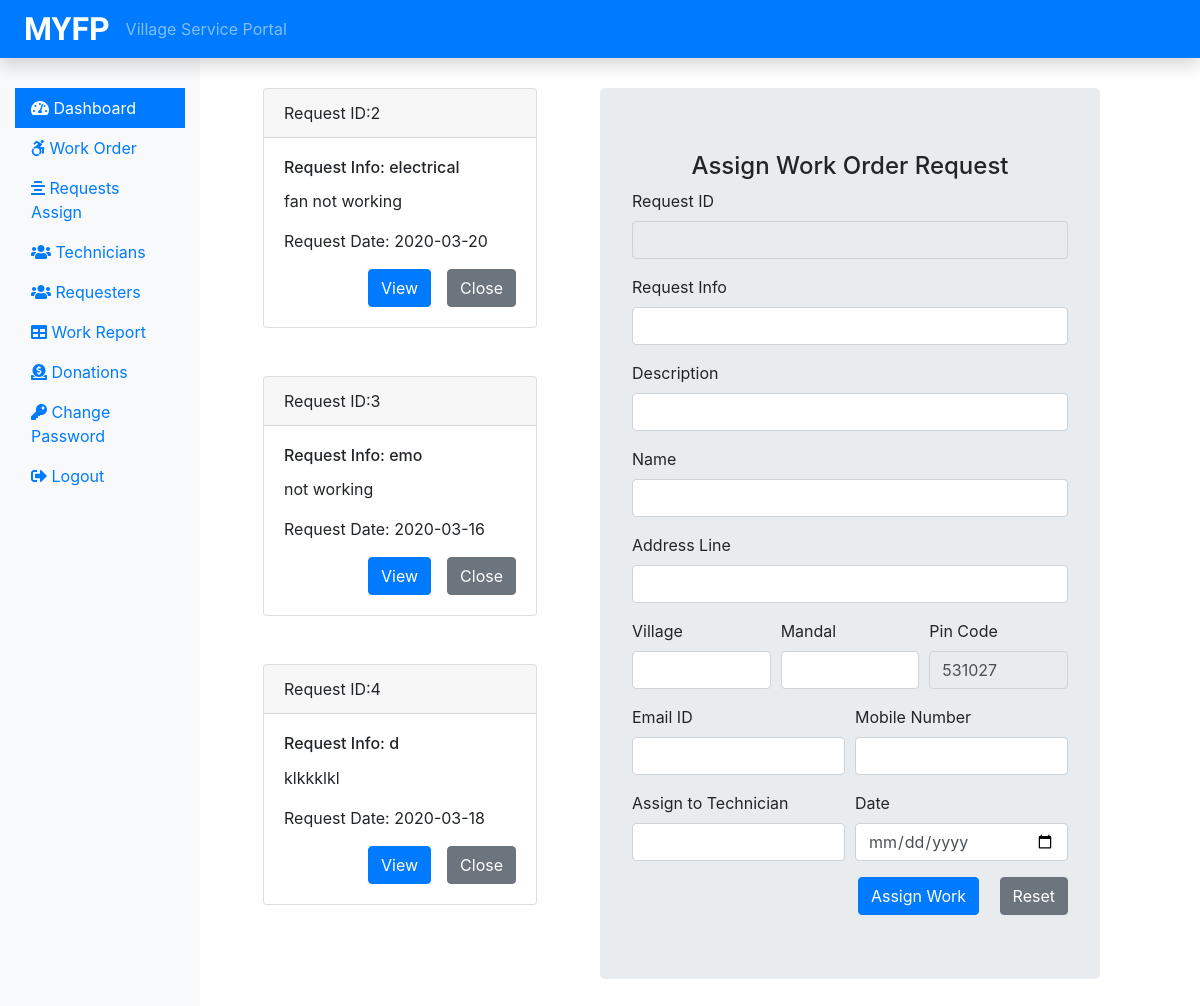
Screenshot of /Admin/requests.php (signed in) with the database file from the repository.
### tables this page shows
CREATE TABLE `submittedrequests` (
  `r_id` int(6) NOT NULL,
  `r_info` varchar(30) NOT NULL,
  `r_description` varchar(60) NOT NULL,
  `r_name` varchar(20) NOT NULL,
  `r_address` varchar(30) NOT NULL,
  `r_village` varchar(20) NOT NULL,
  `r_mandal` varchar(20) NOT NULL,
  `r_email` varchar(40) NOT NULL,
  `r_mobile` int(10) NOT NULL,
  `r_date` date NOT NULL
);

### Admin/requests.php (the view, shortened to what this page needs)
<?php
    include('../dbconnection.php');
    include('includes/header.php');
?>
<div class="col-sm-4 mb-5">
 <?php
    $sql = "select r_id, r_info , r_description, r_date from submittedrequests";
    $result = $conn->query($sql);
    if($result->num_rows > 0)
    {
        while($row = $result->fetch_assoc())
        {
            echo '<div class="card mt-5 mx-5">';
                echo '<div class="card-header">';
                    echo 'Request ID:'. $row['r_id'];
            echo '</div>';
            echo '<div class ="card-body">';
            echo '<h6 class="card-title"> Request Info: '.$row['r_info'];
            echo '</h6>';
            echo '<p class="card-text">' .$row['r_description'];
            echo '</p>';
            echo '<p class="card-text"> Request Date: '.$row['r_date'];
            echo '</p>';
            echo '<div class="float-right">';
            echo '<form action="" method="POST" >';
            echo '<input type="submit" value="View" name ="view" class="btn btn-primary mr-3">';
            echo '<input type="submit" value="Close"  name ="close" class="btn btn-secondary">';
            echo '</form>';
            echo '</div>';
            echo '</div>';
            echo '</div>';
        }
    }
 ?>
</div>
<div class="col-sm-5 mt-5 jumbotron">
    <form action="" method="POST">
        <h4 class="text-center">Assign Work Order Request</h4>
        <div class="form-group">
            <label for="r_id">Request ID</label>
            <input type="text" class="form-control" id="r_id" name="r_id"  value="<?php if(isset($row['r_id'])) echo $row['r_id']; ?>" readonly>
        </div>
        <div class="form-group">
            <label for="r_info">Request Info</label>
            <input type="text" class="form-control" id="request_info" name="request_info" value="<?php if(isset($row['r_info'])) echo $row['r_info']; ?>">
        </div>
        <div class="form-group">
            <label for="r_description">Description</label>
            <input type="text" class="form-control" id="request_description" name="request_description" value="<?php if(isset($row['r_description'])) echo $row['r_description']; ?>">
        </div>
        <div class="form-group">
            <label for="r_info">Name</label>
            <input type="text" class="form-control" id="requestername" name="requestername" value="<?php if(isset($row['r_name'])) echo $row['r_name']; ?>">
        </div>
        <div class="form-group">
            <label for="address">Address Line</label>
            <input type="text" class="form-control" id="address" name="address" value="<?php if(isset($row['r_address'])) echo $row['r_address']; ?>">
        </div>
        <div class="form-row">
            <div class="form-group col-md-4">
                <label for="village">Village</label>
                <input type="text" class="form-control" id="village" name="village" value="<?php if(isset($row['r_village'])) echo $row['r_village']; ?>">
            </div>
            <div class="form-group col-md-4">
                <label for="mandal">Mandal</label>
                <input type="text" class="form-control" id="mandal" name="mandal" value="<?php if(isset($row['r_mandal'])) echo $row['r_mandal']; ?>">
            </div>
            <div class="form-group col-md-4">
                <label for="pincode">Pin Code</label>
                <input type="text" class="form-control" id="pincode" name="pincode" value="531027" readonly>
            </div>
        </div>
        <div class="form-row">
            <div class="form-group col-md-6">
                <label for="address">Email ID</label>
                <input type="text" class="form-control" id="address" name="address" value="<?php if(isset($row['r_email'])) echo $row['r_email']; ?>">
            </div>
            <div class="form-group col-md-6">
                <label for="address">Mobile Number</label>
                <input type="number" class="form-control" id="mobilenumber" name="number" onkeypress = "isInputNumber(event)" value="<?php if(isset($row['r_mobile'])) echo $row['r_mobile']; ?>">
            </div>
        </div>
            <div class="form-row">
            <div class="form-group col-md-6">
                <label for="assign">Assign to Technician</label>
                <input type="text" class="form-control" id="technician" name="technician" required>
            </div>
            <div class="form-group col-md-6">
                <label for="date">Date</label>
                <input type="date" class="form-control" id="date" name="date" required>
            </div>
        </div>
            <div class="float-right">
            <input type="submit" value="Assign Work" class="btn btn-primary mr-3">
            <input type="reset" value="Reset" class="btn btn-secondary">
            </div>
    </form>
</div>
<?php include('includes/footer.php')?>

### Admin/includes/header.php (shortened to what this page needs)
<!DOCTYPE html>
<html lang="en">
<head>
     <link rel="stylesheet" type="text/css" href="../css/bootstrap.min.css">
    <link rel="stylesheet" type="text/css" href="../css/all.min.css">
    <link rel="stylesheet" type="text/css" href="../css/style.css">
</head>
<body>
    <nav class="navbar navbar-dark navbar-expand-sm fixed-top pl-4 bg-primary flex-md-nowrap p-0 shadow "><a class="navbar-brand " href="dashboard.php">MYFP</a>
        <span class="navbar-text">Village Service Portal</span>
</nav>
    <div class="container-fluid" style="margin-top: 40px;">
        <div class="row">
            <nav class="col-sm-2 bg-light sidebar py-5 ">
                <div class="sidebar-sticky">
                    <ul class="nav flex-column">
                        <li class="nav-item"><a  class="nav-link bg-primary text-white <?php if(PAGE == 'dashboard'){ echo 'active';}?>" href="dashboard.php"> <i class="fas fa-tachometer-alt"></i> Dashboard</a></li>
                        <li class="nav-item"><a href="work.php" class="nav-link <?php if(PAGE == 'work'){ echo 'active';} ?>"><i class="fab fa-accessible-icon"></i> Work Order </a></li>
                        <li class="nav-item"><a href="requests.php" class="nav-link <?php if(PAGE == 'requests'){ echo 'active';} ?>"><i class="fas fa-align-center"></i> Requests Assign</a></li>
                        <li class="nav-item"><a href="technicians.php" class="nav-link <?php if(PAGE == 'technicians'){ echo 'active';} ?>"><i class="fas fa-users"></i> Technicians</a></li>
                        <li class="nav-item"><a href="Requester.php" class="nav-link <?php if(PAGE == 'requesters'){ echo 'active';} ?>"><i class="fas fa-users"></i> Requesters</a></li>
                         <li class="nav-item"><a href="workreport.php" class="nav-link <?php if(PAGE == 'workreport'){ echo 'active';} ?>"><i class="fas fa-table"></i> Work Report</a></li>
                        <li class="nav-item"><a href="donations.php" class="nav-link <?php if(PAGE == 'donations'){ echo 'active';} ?>"><i class="fas fa-donate"></i> Donations</a></li>
                        <li class="nav-item"><a href="changePassword.php" class="nav-link <?php if(PAGE == 'changepassword'){ echo 'active';} ?>"><i class="fas fa-key"></i> Change Password</a></li>
                        <li class="nav-item"><a href="../logout.php" class="nav-link <?php if(PAGE == 'dashboard'){ echo 'active';} ?>"><i class="fas fa-sign-out-alt"></i> Logout</a></li>
                    </ul>
                </div>
            </nav>

### Admin/includes/footer.php (shortened to what this page needs)
 </div>
  </div>
</body>
</html>

### css/style.css (style rules this page uses)
.navbar-brand { font-family: 'Ubuntu Condensed', sans-serif; font-size: 2em; font-weight: bold; }

### rows the page displays
submittedrequests: r_id "2", r_info "electrical", r_description "fan not working", r_date "2020-03-20"
submittedrequests: r_id "3", r_info "emo", r_description "not working", r_date "2020-03-16"
submittedrequests: r_id "4", r_info "d", r_description "klkkklkl", r_date "2020-03-18"
